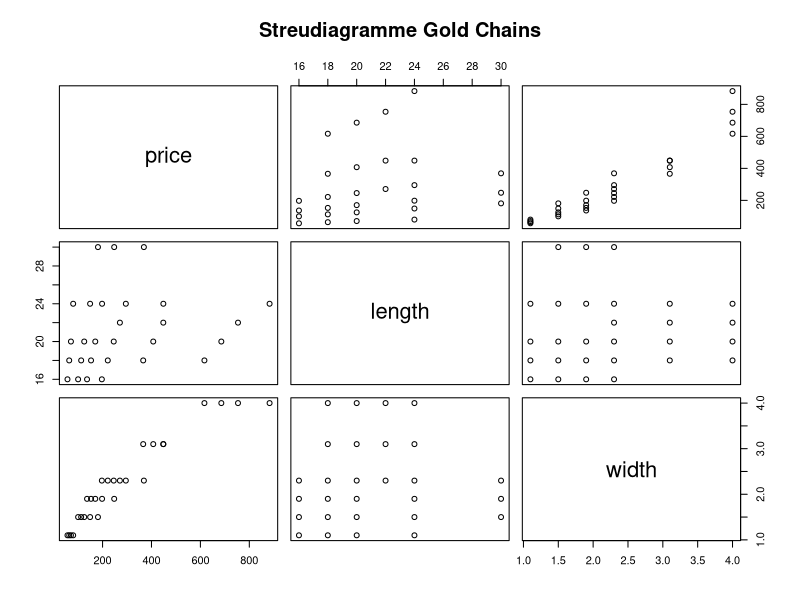
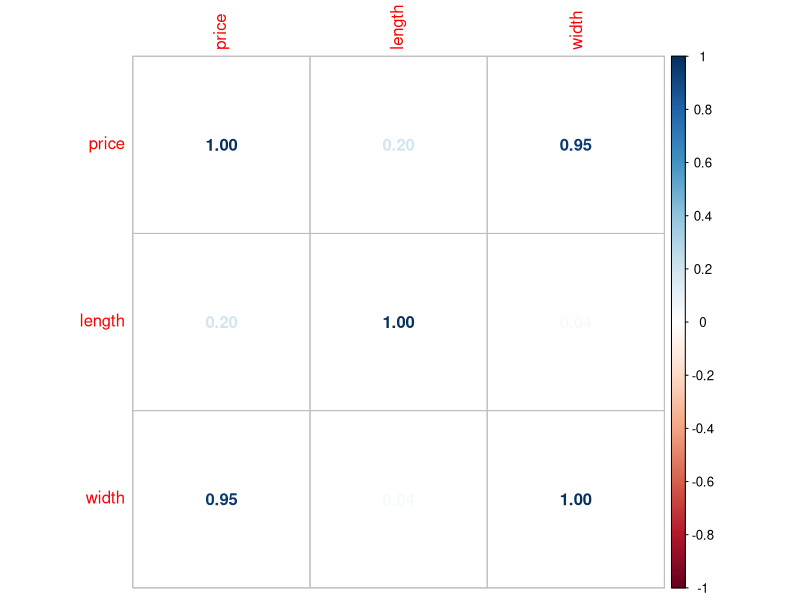
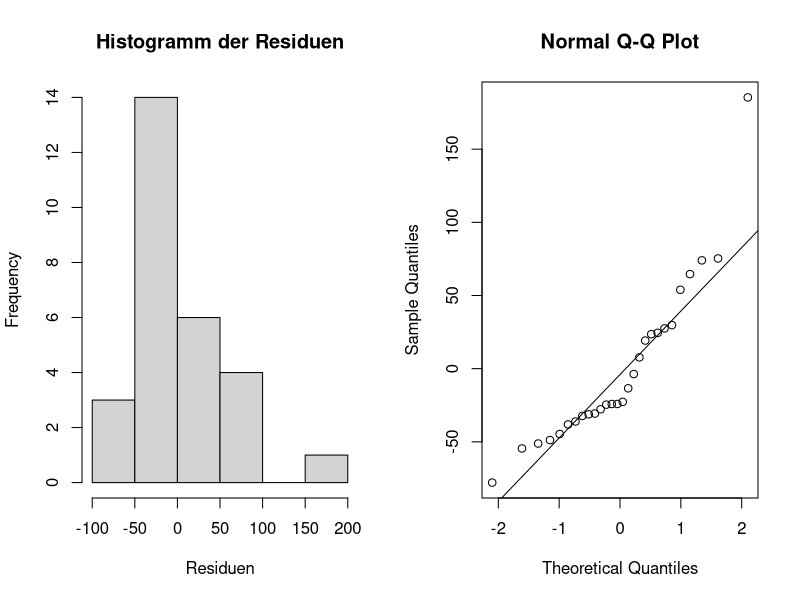
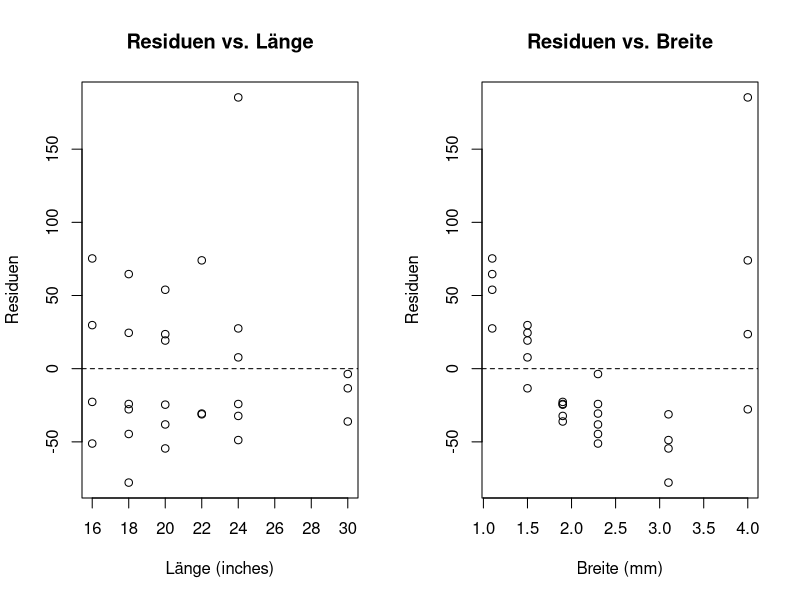
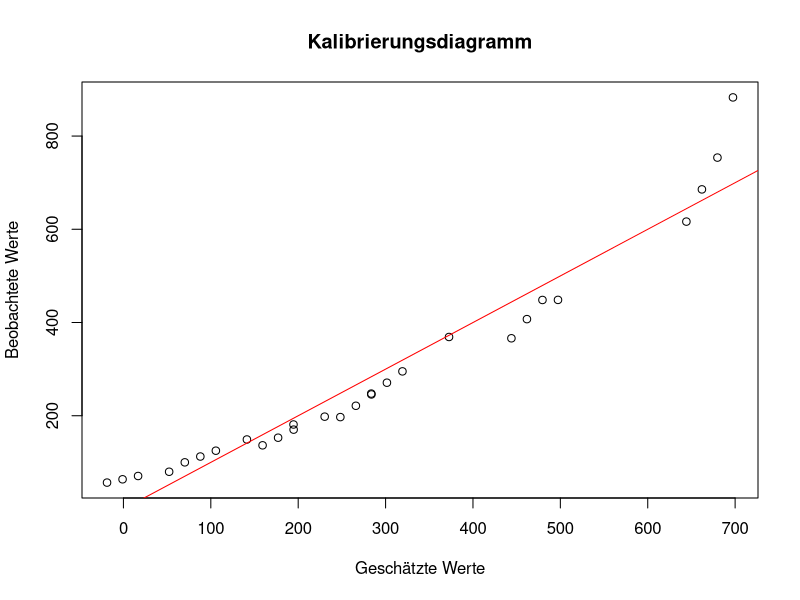
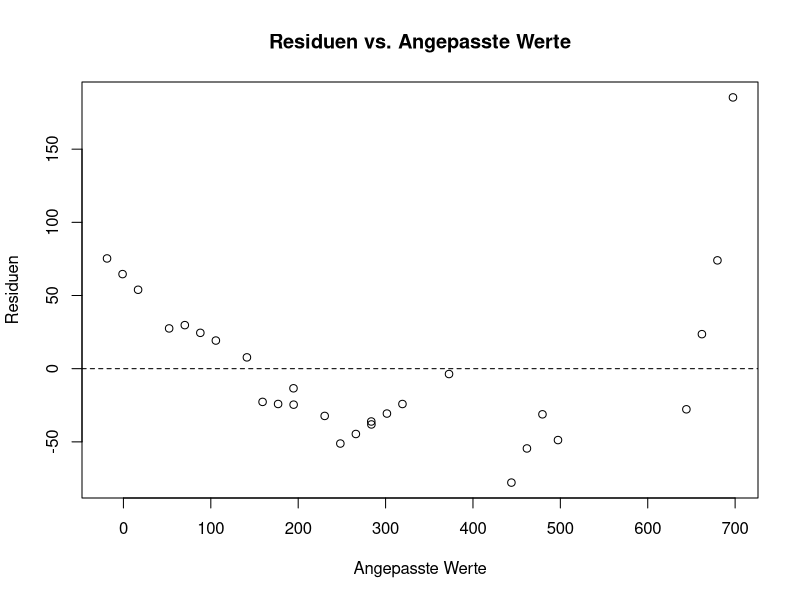
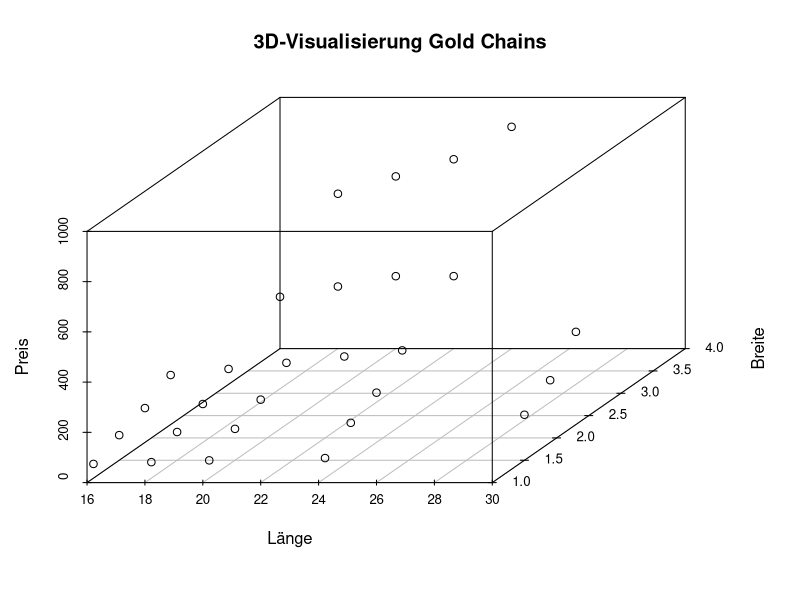

Generate these figures, in order, with R: (Note: this script raises an error after producing the figures.)
# WDDA FS 2025: Lösungen für Aufgabenserie 6
# Dieses Skript enthält die R-Code-Lösungen für die Aufgabenserie 6

# Benötigte Pakete laden
library(readxl)
library(dplyr)
library(ggplot2)
library(corrplot)
library(car)
library(scatterplot3d)





# ============================================================================
# Aufgabe 1: Gold Chains (Multiple Regression)
# ============================================================================
# Daten einlesen
gold <- read_excel("data/WDDA_06.xlsx", sheet = "Gold Chains")
names(gold) <- c("price", "length", "width")
head(gold)

# (a) Streudiagramme untersuchen
pairs(gold, main = "Streudiagramme Gold Chains")

# (b) Korrelationen berechnen
cor_matrix <- cor(gold)
print(cor_matrix)
corrplot(cor_matrix, method = "number")

# Größte Korrelation: Preis und Breite (0.95)
# Erklärung: Breitere Ketten benötigen mehr Gold, daher höherer Preis

# (c) Marginale Steigung der Breite (einfache Regression)
mod_width_simple <- lm(price ~ width, data = gold)
summary(mod_width_simple)
cat("Marginale Steigung der Breite:", round(coef(mod_width_simple)["width"], 2), "\n")

# (d) Erwartung für partielle Steigung
# Da Länge und Breite unkorreliert sind (r ≈ 0.04), erwarten wir ähnliche Werte

# (e) Multiple Regression anpassen
mod_gold <- lm(price ~ length + width, data = gold)
summary(mod_gold)
cat("Partielle Steigung der Breite:", round(coef(mod_gold)["width"], 2), "\n")

# (f) Interpretation von Intercept, R² und Standardfehler
r2_gold <- summary(mod_gold)$r.squared
rse_gold <- summary(mod_gold)$sigma
cat("R² =", round(r2_gold, 4), "\n")
cat("RSE =", round(rse_gold, 2), "$\n")

# (g) Residuen glockenförmig?
resid_gold <- resid(mod_gold)
par(mfrow = c(1,2))
hist(resid_gold, main = "Histogramm der Residuen", xlab = "Residuen")
qqnorm(resid_gold)
qqline(resid_gold)
par(mfrow = c(1,1))

mean_resid_gold <- mean(resid_gold)
sd_resid_gold <- sd(resid_gold)
cat("Residuen-Mittelwert:", round(mean_resid_gold, 2), "\n")
cat("Residuen-SD:", round(sd_resid_gold, 2), "$\n")

# (h) Scatterplot der Residuen auf erklärenden Variablen
par(mfrow = c(1,2))
plot(gold$length, resid_gold, main = "Residuen vs. Länge", 
     xlab = "Länge (inches)", ylab = "Residuen")
abline(h = 0, lty = 2)
plot(gold$width, resid_gold, main = "Residuen vs. Breite", 
     xlab = "Breite (mm)", ylab = "Residuen")
abline(h = 0, lty = 2)
par(mfrow = c(1,1))

# (i) MRM-Bedingungen erfüllt?
# Linearität: OK aus Streudiagrammen
# Konstante Varianz: Problematisch bei Breite (U-Form)
# Normalität: Ungefähr erfüllt
# Unabhängigkeit: Angenommen

# (j) Länge und Breite kombinieren (Volumen/Gewicht)
gold$volume <- gold$length * gold$width
mod_gold_vol <- lm(price ~ length + width + volume, data = gold)
summary(mod_gold_vol)

# Vergleich der Modelle
anova(mod_gold, mod_gold_vol)

# (k) Residuum der 1. Beobachtung
pred_1 <- predict(mod_gold)[1]
resid_1 <- gold$price[1] - pred_1
cat("Residuum 1. Beobachtung:", round(resid_1, 2), "$\n")

# (l) 25. Beobachtung extrem hoch?
pred_25 <- predict(mod_gold)[25]
resid_25 <- gold$price[25] - pred_25
ci_25 <- predict(mod_gold, interval = "prediction")[25,]
cat("25. Beobachtung - Preis:", gold$price[25], "$\n")
cat("Vorhersage:", round(pred_25, 2), "$\n")
cat("95% Prognose-Intervall: [", round(ci_25["lwr"], 2), ",", round(ci_25["upr"], 2), "] $\n")

# (m) Kalibrierungsdiagramm
plot(fitted(mod_gold), gold$price, 
     main = "Kalibrierungsdiagramm", 
     xlab = "Geschätzte Werte", ylab = "Beobachtete Werte")
abline(0, 1, col = "red")

# (n) Residuen vs. angepasste Werte
plot(fitted(mod_gold), resid_gold,
     main = "Residuen vs. Angepasste Werte",
     xlab = "Angepasste Werte", ylab = "Residuen")
abline(h = 0, lty = 2)

# (o) Pfaddiagramm (konzeptuell)
cat("Pfaddiagramm:\n")
cat("Länge -> Preis:", round(coef(mod_gold)["length"], 2), "\n")
cat("Breite -> Preis:", round(coef(mod_gold)["width"], 2), "\n")
cat("Länge <-> Breite:", round(cor(gold$length, gold$width), 3), "\n")

# (p) 3D-Visualisierung
scatterplot3d(gold$length, gold$width, gold$price,
              xlab = "Länge", ylab = "Breite", zlab = "Preis",
              main = "3D-Visualisierung Gold Chains")





# ============================================================================
# Aufgabe 2: HR Regression (Pfaddiagramm-Interpretation)
# ============================================================================

# Aus dem Pfaddiagramm:
# Age -> Salary: 5 $000/year
# Test Score -> Salary: 2 $000/point  
# Age <-> Test Score: 5 points/year (Korrelation)

# (a) Gleichungen notieren
cat("MRM: Salary = b0 + b1*Age + b2*TestScore\n")
cat("Angepasstes MRM: Salary = b0 + 5*Age + 2*TestScore\n")
cat("Interpretation:\n")
cat("- Pro Jahr Alter: +5000$ (bei konstantem Testscore)\n")
cat("- Pro Testpunkt: +2000$ (bei konstantem Alter)\n")

# (b) Nötige Informationen für Schätzung?
cat("Nein, das Intercept (b0) fehlt im Pfaddiagramm!\n")

# (c) Direkter vs. indirekter Effekt des Testscores
direct_effect <- 2  # $000/point
indirect_effect <- 5 * 2  # 5 points/year * 2 $000/point = 10 $000/year
cat("Direkter Effekt:", direct_effect, "$000/point\n")
cat("Indirekter Effekt:", indirect_effect, "$000/year\n")
cat("Indirekter Effekt ist größer\n")

# (d) Marginale Steigung des Gehalts anhand Testergebnisse
marginal_slope <- direct_effect + (5 * 2)  # Vereinfacht für Demonstration
cat("Marginale Steigung:", marginal_slope, "$000/point\n")

# (e) Kurs für 25.000 USD wert?
# Partielle Steigung ist relevant: 2 $000/point
# 5 Punkte Verbesserung = 5 * 2000 = 10.000 USD
# Wenn man länger als 2 Jahre bleibt, lohnt es sich
cat("Nutzen: 5 * 2000 = 10.000 USD\n")
cat("Kosten: 25.000 USD\n")
cat("Partielle Steigung ist relevant\n")
cat("Lohnt sich nur bei längerer Beschäftigung\n")





# ============================================================================
# Aufgabe 3: Download (Netzwerk-Performance mit mehreren Variablen)
# ============================================================================
# Daten einlesen
download <- read_excel("data/WDDA_06.xlsx", sheet = "Download")
names(download) <- c("time_sec", "size_mb", "hours_after_8")
head(download)

# (a) Korrelationen finden
cor_download <- cor(download)
print(cor_download)

# (b) Streudiagramme untersuchen
pairs(download, main = "Streudiagramme Download")

# (c) Marginale Steigung der Dateigröße
mod_size_simple <- lm(time_sec ~ size_mb, data = download)
summary(mod_size_simple)
cat("Marginale Steigung Dateigröße:", round(coef(mod_size_simple)["size_mb"], 3), "s/MB\n")

# (d) Erwartung für partielle Steigung
# Da Dateigröße und Stunden stark korreliert sind (r ≈ 0.99), 
# erwarten wir deutliche Unterschiede

# (e) Multiple Regression anpassen
mod_download <- lm(time_sec ~ size_mb + hours_after_8, data = download)
summary(mod_download)
cat("Partielle Steigung Dateigröße:", round(coef(mod_download)["size_mb"], 3), "s/MB\n")

# (f) Interpretation von Intercept, R² und Standardfehler
r2_download <- summary(mod_download)$r.squared
rse_download <- summary(mod_download)$sigma
cat("Intercept:", round(coef(mod_download)["(Intercept)"], 2), "s\n")
cat("R² =", round(r2_download, 4), "\n")
cat("RSE =", round(rse_download, 2), "s\n")

# (g) Residuen glockenförmig?
resid_download <- resid(mod_download)
par(mfrow = c(1,2))
hist(resid_download, main = "Histogramm der Residuen", xlab = "Residuen")
qqnorm(resid_download)
qqline(resid_download)
par(mfrow = c(1,1))

mean_resid_download <- mean(resid_download)
sd_resid_download <- sd(resid_download)
cat("Residuen-Mittelwert:", round(mean_resid_download, 2), "\n")
cat("Residuen-SD:", round(sd_resid_download, 2), "s\n")

# (h) Scatterplot der Residuen auf erklärenden Variablen
par(mfrow = c(1,2))
plot(download$size_mb, resid_download, main = "Residuen vs. Dateigröße", 
     xlab = "Dateigröße (MB)", ylab = "Residuen")
abline(h = 0, lty = 2)
plot(download$hours_after_8, resid_download, main = "Residuen vs. Stunden", 
     xlab = "Stunden nach 8AM", ylab = "Residuen")
abline(h = 0, lty = 2)
par(mfrow = c(1,1))

# (i) MRM-Bedingungen erfüllt?
cat("MRM-Bedingungen:\n")
cat("- Linearität: OK\n")
cat("- Konstante Varianz: OK\n") 
cat("- Normalität: OK\n")
cat("- Unabhängigkeit: Angenommen\n")
cat("- Multikollinearität: Problematisch (r = 0.99)\n")

# (j) Kalibrierungsdiagramm
plot(fitted(mod_download), download$time_sec, 
     main = "Kalibrierungsdiagramm", 
     xlab = "Geschätzte Werte", ylab = "Beobachtete Werte")
abline(0, 1, col = "red")

# (k) Residuen vs. angepasste Werte
plot(fitted(mod_download), resid_download,
     main = "Residuen vs. Angepasste Werte",
     xlab = "Angepasste Werte", ylab = "Residuen")
abline(h = 0, lty = 2)

# (l) Pfaddiagramm
cat("Pfaddiagramm:\n")
cat("Dateigröße -> Zeit:", round(coef(mod_download)["size_mb"], 3), "\n")
cat("Stunden -> Zeit:", round(coef(mod_download)["hours_after_8"], 3), "\n")
cat("Dateigröße <-> Stunden:", round(cor(download$size_mb, download$hours_after_8), 3), "\n")

# (m) 3D-Visualisierung
scatterplot3d(download$size_mb, download$hours_after_8, download$time_sec,
              xlab = "Dateigröße", ylab = "Stunden", zlab = "Zeit",
              main = "3D-Visualisierung Download")

# (n) Vergleich SRM vs MRM
mod_download_srm <- lm(time_sec ~ size_mb, data = download)
r2_srm <- summary(mod_download_srm)$r.squared
r2_adj_srm <- summary(mod_download_srm)$adj.r.squared
r2_mrm <- summary(mod_download)$r.squared
r2_adj_mrm <- summary(mod_download)$adj.r.squared

cat("SRM R²:", round(r2_srm, 4), ", Adj-R²:", round(r2_adj_srm, 4), "\n")
cat("MRM R²:", round(r2_mrm, 4), ", Adj-R²:", round(r2_adj_mrm, 4), "\n")

# (o) Zufrieden mit MRM?
cat("Nein, SRM bevorzugen wegen Multikollinearität\n")

# (p) Residuum der 41. Beobachtung
pred_41 <- predict(mod_download)[41]
resid_41 <- download$time_sec[41] - pred_41
cat("Residuum 41. Beobachtung:", round(resid_41, 2), "s\n")

# (q) Übertragungszeit 16. und 80. Beobachtung schätzen
ci_16 <- predict(mod_download, interval = "prediction")[16,]
ci_80 <- predict(mod_download, interval = "prediction")[80,]
cat("16. Beobachtung: [", round(ci_16["lwr"], 2), ",", round(ci_16["upr"], 2), "] s\n")
cat("80. Beobachtung: [", round(ci_80["lwr"], 2), ",", round(ci_80["upr"], 2), "] s\n")





# ============================================================================
# Aufgabe 4: BFH (Körpergröße-Modellierung)
# ============================================================================
# Daten einlesen
bfh <- read_excel("data/WDDA_06.xlsx", sheet = "BFH")
head(bfh)

# (a) Mögliche erklärende Variablen für Körpergröße
cat("Mögliche erklärende Variablen:\n")
cat("- gender: Geschlecht beeinflusst Körpergröße\n")
cat("- foot: Fußgröße korreliert mit Körpergröße\n") 
cat("- dob: Alter könnte relevant sein\n")
cat("- siblings: Genetische Faktoren\n")
cat("- sleep: Weniger wahrscheinlich relevant\n")

# (b) Eine Variable auswählen
cat("Beste Wahl: foot (Fußgröße) - starke biologische Korrelation\n")

# (c) MRM mit mehreren Variablen anpassen
# Erst Daten bereinigen
bfh_clean <- bfh[!is.na(bfh$height) & !is.na(bfh$foot) & !is.na(bfh$gender), ]
bfh_clean$age <- as.numeric(Sys.Date() - as.Date(bfh_clean$dob)) / 365.25

mod_bfh <- lm(height ~ foot + gender + age, data = bfh_clean)
summary(mod_bfh)

# (d) Linearität beurteilen - Kalibrierungsplot
plot(fitted(mod_bfh), bfh_clean$height, 
     main = "Kalibrierungsdiagramm BFH", 
     xlab = "Geschätzte Körpergröße", ylab = "Beobachtete Körpergröße")
abline(0, 1, col = "red")

# (e) Konstante Streuung - Residuen vs. fitted values
resid_bfh <- resid(mod_bfh)
plot(fitted(mod_bfh), resid_bfh,
     main = "Residuen vs. Angepasste Werte",
     xlab = "Angepasste Werte", ylab = "Residuen")
abline(h = 0, lty = 2)

# (f) Glockenförmige Residuen - Histogramm
hist(resid_bfh, main = "Histogramm der Residuen BFH", xlab = "Residuen")

# (g) Zufriedenheit mit Modell
r2_bfh <- summary(mod_bfh)$r.squared
cat("R² =", round(r2_bfh, 4), "\n")
cat("Modell-Interpretation:\n")
for(i in 1:length(coef(mod_bfh))) {
  cat(names(coef(mod_bfh))[i], ":", round(coef(mod_bfh)[i], 3), "\n")
}

# (h) Variablen entfernen?
# Prüfe Signifikanz der Koeffizienten
summary(mod_bfh)

# (i) Optimale Variablenkombination finden
# Schrittweise Regression
mod_step <- step(mod_bfh, direction = "both")
summary(mod_step)
